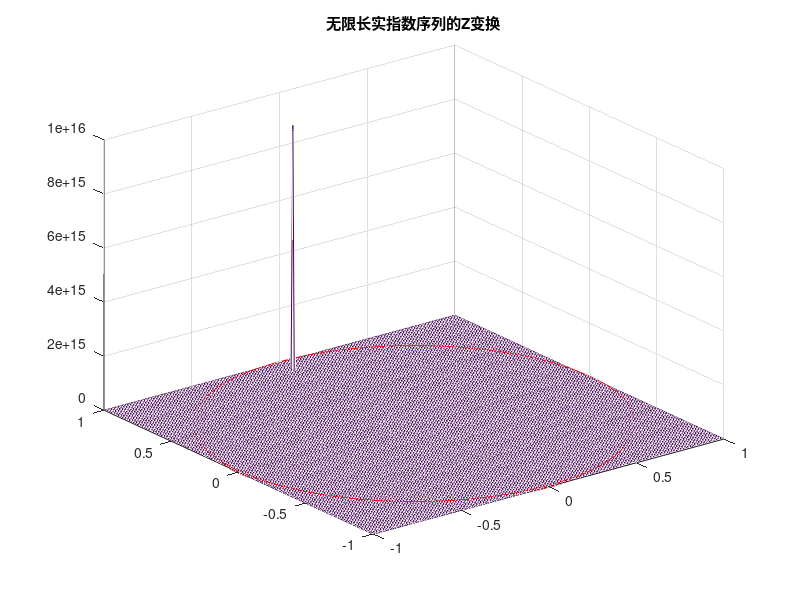

Here is the MATLAB script that generated this plot:
% % 有限长序列的Z变换
% clc;clear
% n = 1 : 20
% n0 = 8
% n1 = 15
% % x = [1 zeros(1, length(n) - 1)] % 单位冲激序列
% % x = [zeros(1, n0 - 1) ones(1, n1 - n0 + 1) zeros(1, length(n) - n1)] % 矩阵序列
% % n = 0: 100
% % a = 1.5
% % f = 0.02
% % x = a * sin(2*pi*f*n) % 正弦序列
% n = 0: 50
% a = 0.9
% x = a.^n % 实指数序列
% zx=-1:0.01:1; zy=zx;
% for n=1:length(zx)
%     for m=1:length(zy)
%         z(n,m)=zx(n)+i*zy(m);
%         Zt_tmp=0;
%         for ii=1:length(x)
%             Zt_tmp=Zt_tmp+x(ii)*((z(n,m))^(-(ii - 1)));
%         end
%         Zt(n,m)=Zt_tmp;
%     end
% end
% mesh(zx,zy,abs(Zt))
% title("实指数序列的Z变换")
% hold on;  % 保持当前图形

% 无限长序列的Z变换

clc;clear
zx=-1:0.01:1; zy=zx;
for n=1:length(zx)
    for m=1:length(zy)
        z(n,m)=zx(n)+i*zy(m);
        Zt_tmp=1/(1-0.9*(z(n, m)^-1)); % x[n] = 2^n
        Zt(n,m)=Zt_tmp;
    end
end
figure(1);
mesh(zx,zy,abs(Zt))
title("无限长实指数序列的Z变换")
hold on;  % 保持当前图形

% 定义圆的参数
theta = linspace(0, 2*pi, 100);  % 角度
r = 1;  % 圆的半径
z_circle = 10;  % 圆在 Z 轴的高度

% 计算圆的坐标
x_circle = r * cos(theta);  % 圆的 X 坐标
y_circle = r * sin(theta);  % 圆的 Y 坐标

% 绘制圆
plot3(x_circle, y_circle, z_circle * ones(size(x_circle)), 'r-', 'LineWidth', 2);
